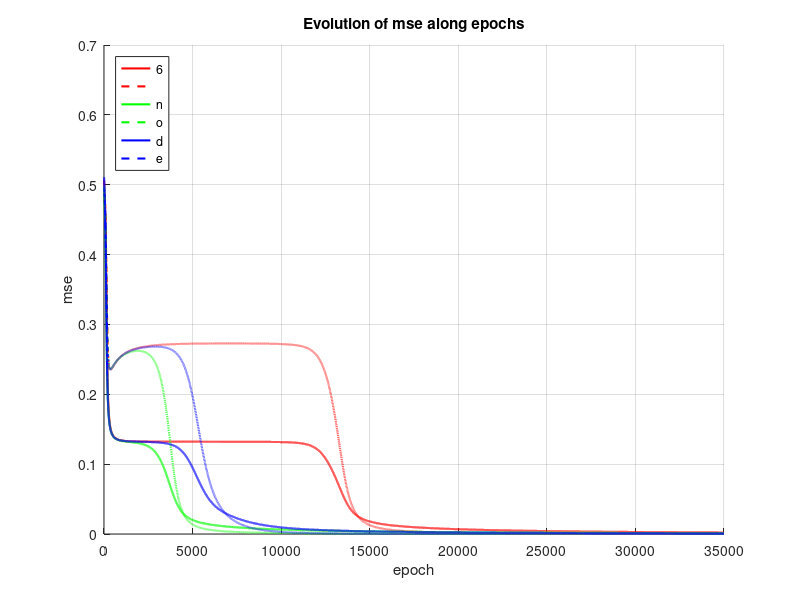

MATLAB code for this plot:
%% Multilayer
clear
close all

strcol1 = 'rgb';
strcol2 = '--r--g--b';
strleg = ["6 nodes training", "6 nodes val","8 nodes training", "8 nodes val","10 nodes training", "10 nodes val"];

% Data generation

n = 100; % Number of data of each class
ntot = 2*n; % number of total data
nval = 0.1*ntot;

mA = [ 1.0, 0.3]; sigmaA = 0.2;
mB = [ 0.0, -0.4]; sigmaB = 0.3;
classA(1,:) = [ randn(1,round(0.5*n)) .* sigmaA - mA(1), ...
randn(1,round(0.5*n)) .* sigmaA + mA(1)];
classA(2,:) = randn(1,n) .* sigmaA + mA(2);
classB(1,:) = randn(1,n) .* sigmaB + mB(1);
classB(2,:) = randn(1,n) .* sigmaB + mB(2);

p = randperm(n);

% Input data

X = [classA classB];
index = randperm(2*n);

X(1,:) = X(1,index); % X => input matrix
X(2,:) = X(2,index);
X(3,:) = ones(1,ntot); % bias

T = sign(n-index); % T => target matrix
T(T==0) = 1;

Xval = X(:,1:nval);
Tval = T(:,1:nval);
X = X(:,nval+1:ntot);
T = T(:,nval+1:ntot);

for nHidden = 6:2:10

% plot data
% figure(1)
% hold on
% plot(classA(1,:),classA(2,:),'or')
% plot(classB(1,:),classB(2,:),'*b')
% xlabel('x_{1}')
% ylabel('x_{2}')
% title('Training Data')
% legend('Class A','Class B','Location','NorthWest')
% axis ([min(X(1,:))-0.5 max(X(1,:))+0.5 min(X(2,:))-0.5 max(X(2,:))+0.5])
% hold off
% drawnow

nMissclass_final = zeros(1,10);

nInputs = 2; % Number of inputs (xi)
% Hidden = 10; % Number of hidden nodes (hj)
nOutputs = 1; % Number of outpus (yk)

W = 0.2*randn(nHidden,nInputs+1); % Random initialization of W (dimension nHidden x nInputs+1)
V = 0.2*randn(nOutputs,nHidden+1); % Random initialization of V (dimension nOutputs x nHidden+1)

hin = []; 
hout = []; 
oin = [];
out = [];

mse = [];
mse_val = [];
deltaErr = 1000;
alpha = 0.9; % alpha used in the last step of the algorithm
eta = 0.001; % learning rate

dw = 0; % initial value for deltaW
dv = 0; % initial value for deltaV

for epochs = 1:35000
    hin = W * X; % We add here the ones (bias)
    hout = [2 ./ (1+exp(-hin)) - 1 ; ones(1,ntot-nval)]; % Also add of the bias
    oin = V * hout;
    out = 2 ./ (1+exp(-oin)) - 1;
    
    delta_o = (out - T) .* ((1 + out) .* (1 - out)) * 0.5;
    delta_h = (V' * delta_o) .* ((1 + hout) .* (1 - hout)) * 0.5;
    delta_h = delta_h(1:nHidden, :);
    
    dw = (dw .* alpha) - (delta_h * X') .* (1-alpha);
    dv = (dv .* alpha) - (delta_o * hout') .* (1-alpha);
    W = W + dw .* eta;
    V = V + dv .* eta;
    
    mse(end+1) = 0.5*sum((out-T).*(out-T))/length(out-T);
    if (length(mse)>1)
        deltaErr = abs(mse(end-1) - mse(end));
    end
    hin_val = W * Xval; % We add here the ones (bias)
    hout_val = [2 ./ (1+exp(-hin_val)) - 1 ; ones(1,nval)]; % Also add of the bias
    oin_val = V * hout_val;
    out_val = 2 ./ (1+exp(-oin_val)) - 1;
    
    mse_val(end+1) = 0.5*sum((out_val-Tval).*(out_val-Tval))/length(out_val-Tval);
    mse(end);
end


figure(2)
k = nHidden/2-2;
hold on
plot(mse,strcol1(k),'LineWidth', 1.5)
plot(mse_val,strcol2((3*(k-1)+1):(3*(k-1)+3)),'LineWidth', 1.5)
xlabel('epoch')
ylabel('mse')
title('Evolution of mse along epochs')

grid on
hold off

end
legend(strleg(1),strleg(2),strleg(3),strleg(4),strleg(5),strleg(6),'Location','NorthWest')
% boundary = abs(out)<=0.8;
% points_boundary = X(1:2,boundary);
% figure(1)
% hold on
% plot(points_boundary(1,:),points_boundary(2,:),'ok','MarkerFaceColor','k')
% legend('Class A','Class B','points in the boundary','Location','NorthWest')
% hold off


